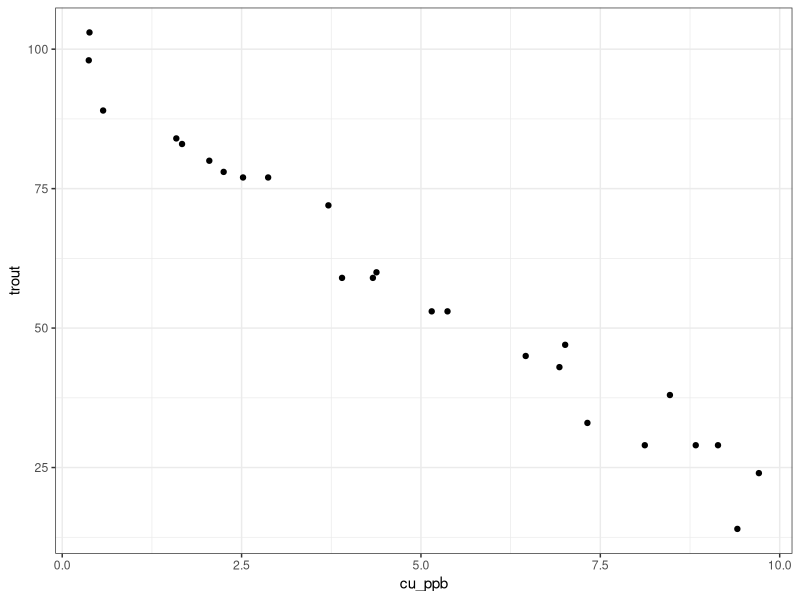
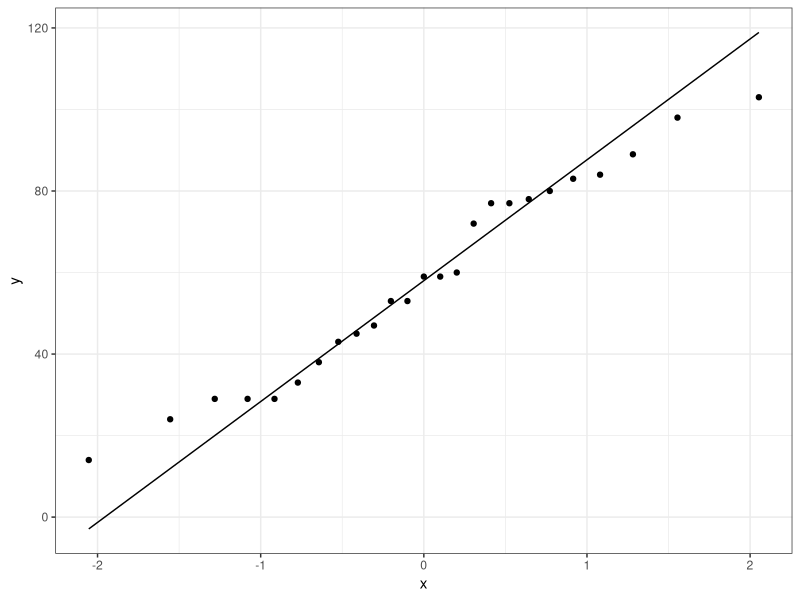
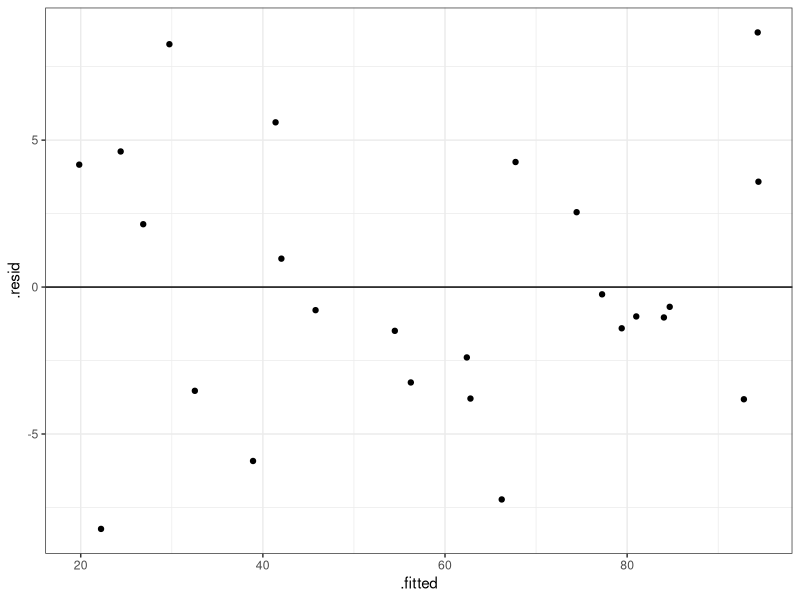
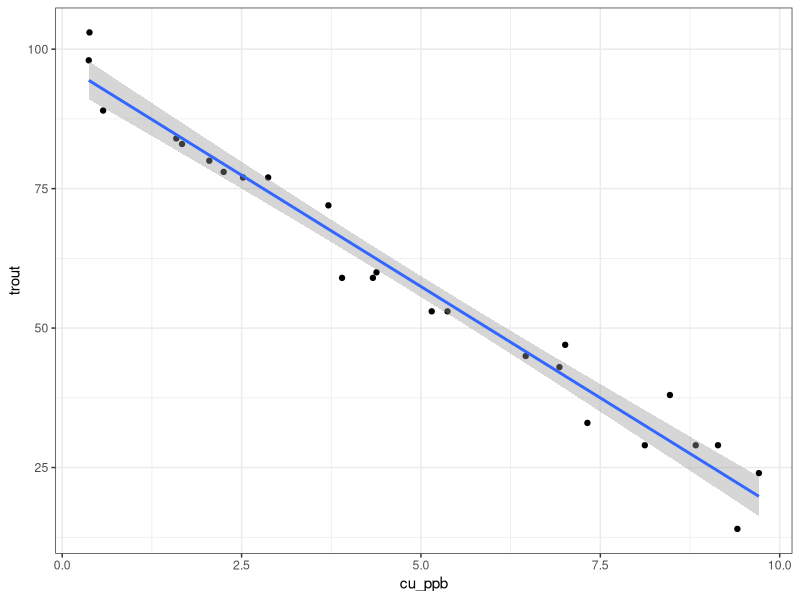
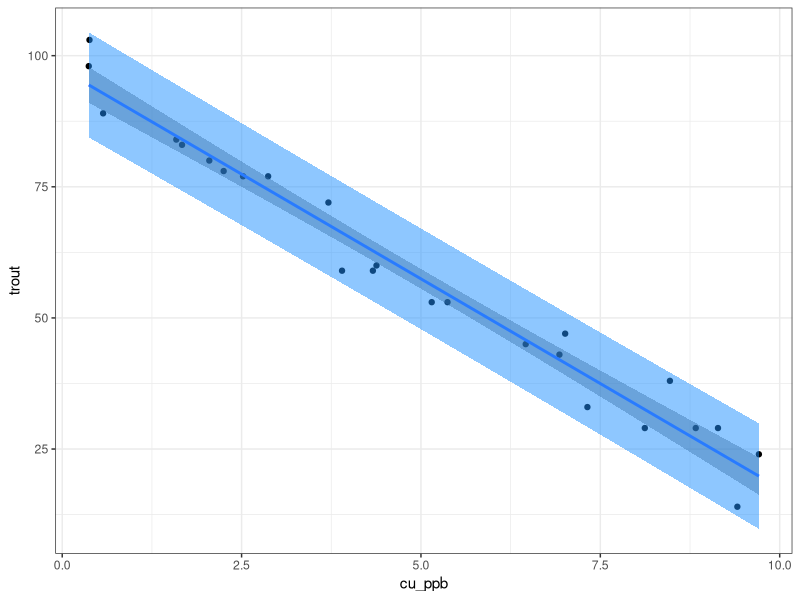
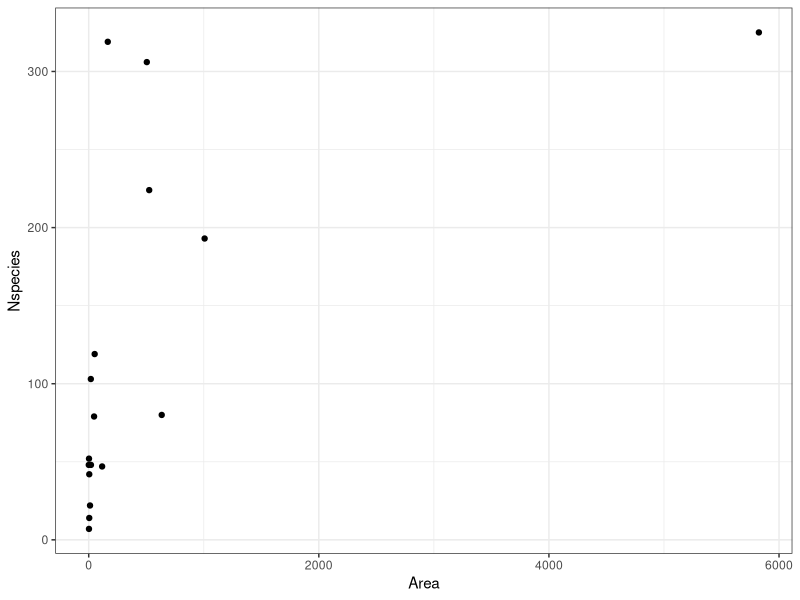
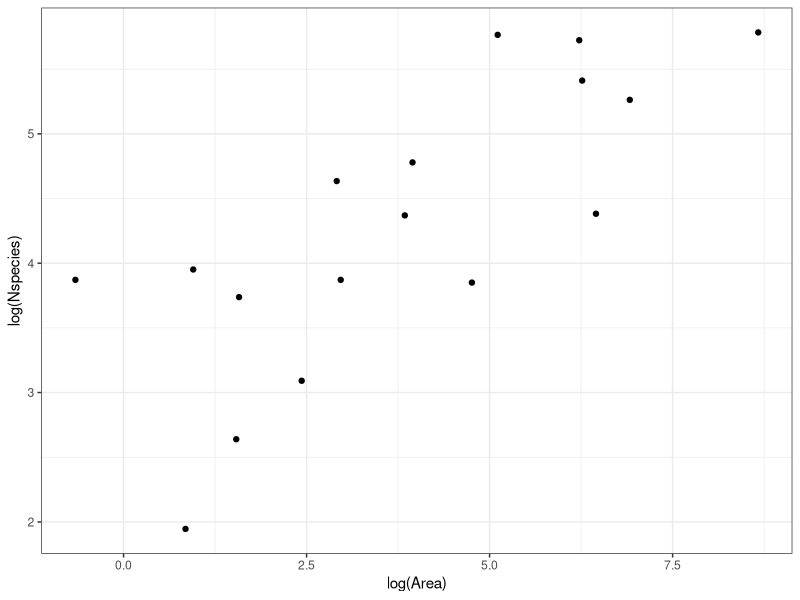
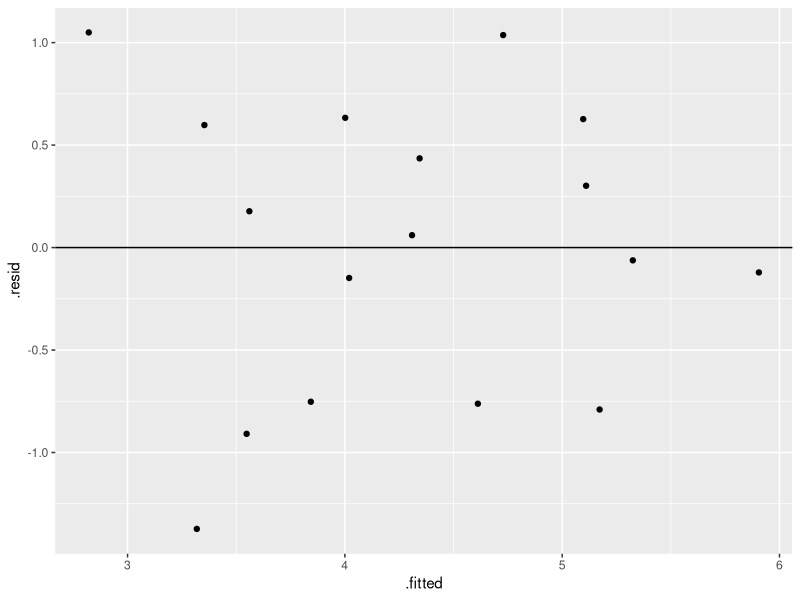

The R script that drew these images, in order:
## ---- chunk 1
#| label: setup
#| include: false

library(tidyverse)
trout <- read_csv(here::here("data/trout_cu.csv")) %>%
  as_tibble()
island <- read_csv(here::here("data/island_plants.csv")) %>%
  as_tibble()
## ---- chunk 2
# 
names(trout)
head(trout)
## ---- chunk 3
# the classes are integer and double. This is appropriate becasue they are both continuous variables. 
## ---- chunk 4
ggplot(trout, 
       aes(y = trout, 
           x = cu_ppb)) +
  geom_point() +
  theme_bw()
## ---- chunk 5
# Yes, it appears that the number of trout surviving declines with increasing copper concentration. There does not appear to be any curvature in the response, or any changes in slope across the x-variable. 
## ---- chunk 6
# The distribution does look uniform. There are trout observations across the range of x-values, and there does not appear to be any clumping of observations. 
## ---- chunk 7
# intercept
# HO: the intercept is = 0
# HA: the Intercept is not = 0

# Beta_1, regression coefficient
# HO: Beta_1 = 0, no relationship between x and y
# HA: Beta_1 != 0, the value of y does depend on the value of x
## ---- chunk 8
ggplot(trout,
       aes(sample = trout)) +
  stat_qq()+
  stat_qq_line()+
  theme_bw()
## ---- chunk 9
# There are some points off the line at the high and low values. This may indicate that the residuals are not normally distributed. 
## ---- chunk 10
trout_lm <- lm(trout ~ cu_ppb, data = trout)
## ---- chunk 11
ggplot(trout_lm, 
       aes(x = .fitted, 
           y = .resid)) +
  geom_point() +
    geom_hline(yintercept = 0) +
  theme_bw()
## ---- chunk 12
#  the magnitude of the values appears similar (~-7.5, 7.5)
# There does not appear to be an obvious pattern to the residuals
## ---- chunk 13
anova(trout_lm)
## ---- chunk 14
# The ANOVA table is only related to our null hypotheses regarding the regression coefficient (beta_1). There is no information in the ANOVA table related to our intercept coefficient (beta_0)

# Based on our data, we reject the null hypothesis for the beta-1 coefficient and conclude that trout survival does depend on copper concentration (F_1, 23 = 696.12, p < 0.001)
## ---- chunk 15
summary(trout_lm)
## ---- chunk 16
# Intercept: This is the estimated number of trout when x (copper concentration) = 0

# cu_ppb: this coefficient is the estimated change in the number of surviving trout with every 1-unit increase in our x-variable (copper concentration). 

## ---- chunk 17
# adj R^2 = 0.9666
# This means that the model explains 96.66% of the variation in the response variable. 
## ---- chunk 18
# trout = 97.37 - 7.99 * cu_ppb 
## ---- chunk 19
ggplot(trout, 
       aes(y = trout, 
           x = cu_ppb)) +
  geom_point() +
  geom_smooth(method = "lm") +
  theme_bw()
## ---- chunk 20
97.37 - 7.99 * 5
## ---- chunk 21
predict(trout_lm, newdata = list(cu_ppb = 0.9))
## ---- chunk 22
# original equation: trout = 97.37 - 7.99 * cu_ppb 
# rearranged equation: cu_ppb = (trout - 97.37) / -7.99

(35 - 97.37) / -7.99
## ---- chunk 23
cu_v <- seq(min(trout$cu_ppb), max(trout$cu_ppb), length.out = 100)

cu_prediction <- predict(trout_lm, newdata = list(cu_ppb = cu_v), interval = "predict")

pred_plot_df <- data.frame(cu_ppb = cu_v,
                       cu_prediction) |>
  rename(trout = fit)

ggplot(trout,
       aes(x = cu_ppb, 
           y = trout)) +
  geom_point() +
  geom_smooth(method = "lm",
              fill = "grey30") +
  geom_ribbon(data = pred_plot_df, 
              aes(ymin = lwr,
                  ymax = upr),
              fill = "dodgerblue",
              alpha = 0.5) +
  theme_bw()
## ---- chunk 24
names(island)
head(island)

## ---- chunk 25
ggplot(island,
       aes(y = Nspecies,
           x = Area)) +
  geom_point() +
  theme_bw()
## ---- chunk 26
# this looks terrible. It looks like there is nearly a vertical increase in species with island area, and there is one observation which is way far away from the rest of the observations. 
## ---- chunk 27
ggplot(island,
       aes(y = log(Nspecies),
           x = log(Area))) +
  geom_point() +
  theme_bw()
## ---- chunk 28
# this looks much better, and it appears that there is a linear relationship. 
## ---- chunk 29
island_lm <- lm(log(Nspecies) ~ log(Area), data = island)
## ---- chunk 30
ggplot(island_lm,
       aes(x = .fitted, 
           y = .resid)) +
  geom_point() +
  geom_hline(yintercept = 0)
## ---- chunk 31
# the magnitude of variation looks similar above and below the line, and there is no obvious pattern to the data points. 
## ---- chunk 32
anova(island_lm)

# the log_area variable is significant (DF_1_15 = 21.118, p < 0.001). This means that the response variable does change with island area. 
## ---- chunk 33
summary(island_lm)
## ---- chunk 34
# Intercept
# the mean estimate and SE for the intercept coefficient is 3.04 (0.33). We reject the null hypothesis for the intercept, and conclude that it is not equal to 0 (t = 9.286, p < 0.001). 

# beta_1, log_area
# # the mean estimate and SE for the regression coefficient is 0.33 (0.07). We reject the null hypothesis for the intercept, and conclude that it is not equal to 0 (t = 4.595, p < 0.001). 
## ---- chunk 35
# The adjusted R-squared is 0.557 which means that ~56% of the variation in the response variable is explained by this model. 
## ---- chunk 36
# log_nspp = 1.32 + 0.33 * log_area
## ---- chunk 37
ggplot(island,
       aes(y = log(Nspecies), 
           x = log(Area))) +
  geom_point() +
  geom_smooth(method = "lm")
